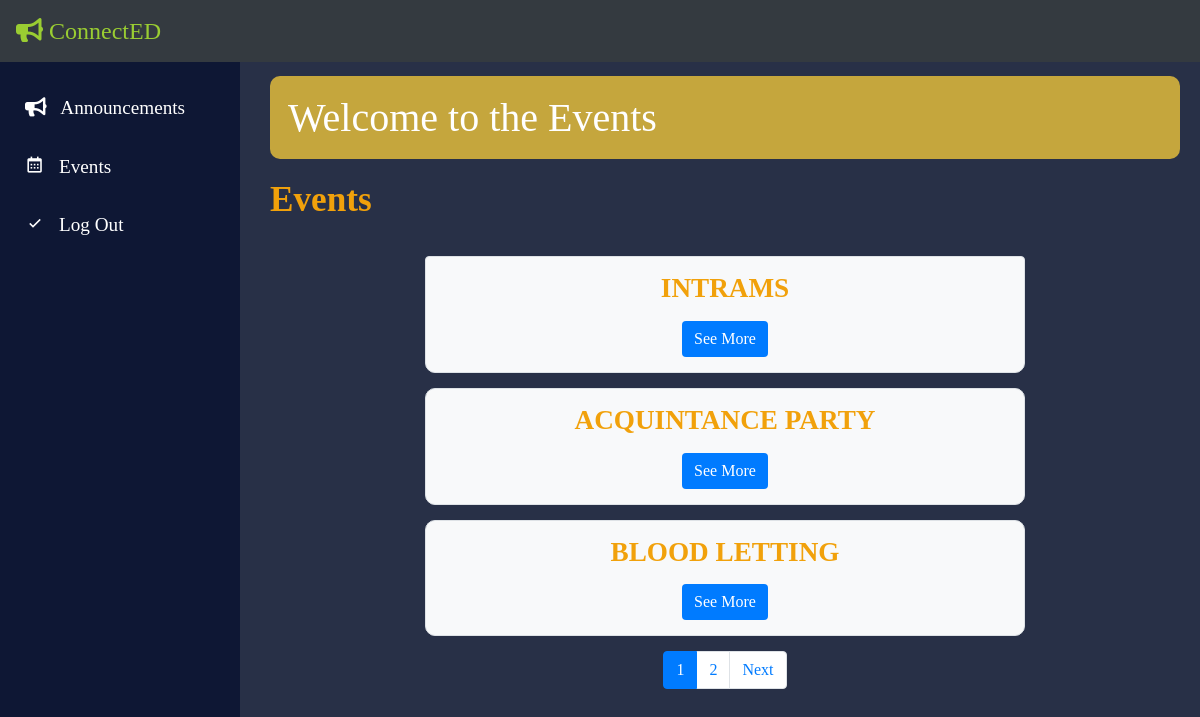
The app's page /events.php (signed in) with its own data.
### tables this page shows
CREATE TABLE `events` (
  `id` int(11) UNSIGNED NOT NULL,
  `name` varchar(255) NOT NULL,
  `date` date NOT NULL,
  `time` time NOT NULL,
  `location` varchar(255) NOT NULL,
  `about` text NOT NULL,
  `posted_by` varchar(255) NOT NULL,
  `general_or_specific` enum('general','specific') NOT NULL,
  `course` varchar(50) DEFAULT NULL,
  `created_at` timestamp NOT NULL DEFAULT current_timestamp()
);

### events.php (the view, shortened to what this page needs)
<?php
$servername = "localhost";
$username = "connected";
$password = "Connected_1";
$dbname = "devapp";
$conn = new mysqli($servername, $username, $password, $dbname);
if (isset($_SESSION['username'])) {
    $username = $_SESSION['username'];
    $stmt = $conn->prepare("SELECT name, course FROM users WHERE student_id = ?");
    $stmt->bind_param("s", $username);
    $stmt->execute();
    $result = $stmt->get_result();
    if ($result->num_rows == 1) {
        $user = $result->fetch_assoc();
        $user_course = $user['course'];
    } else {
        $welcome_message = "Welcome to the Announcements";
    }
} else {
    header("Location: login.php");
    exit();
}
$results_per_page = 3;
$page = isset($_GET['page']) ? (int)$_GET['page'] : 1;
$offset = ($page - 1) * $results_per_page;
$sql_total = "SELECT COUNT(*) FROM events WHERE (general_or_specific = 'general' OR course = ?)";
$stmt_total = $conn->prepare($sql_total);
$stmt_total->bind_param("s", $user_course);
$stmt_total->execute();
$stmt_total->bind_result($total_results);
$total_pages = ceil($total_results / $results_per_page);
$sql = "SELECT ID, name, date, time, location, about, posted_by, general_or_specific FROM events WHERE (general_or_specific = 'general' OR course = ?) LIMIT ? OFFSET ?";
$stmt = $conn->prepare($sql);
$stmt->bind_param("sii", $user_course, $results_per_page, $offset);
$stmt->execute();
$result = $stmt->get_result();
?>
<!DOCTYPE html>
<html lang="en">
<head>
    <link href="https://stackpath.bootstrapcdn.com/bootstrap/4.5.2/css/bootstrap.min.css" rel="stylesheet">
    <link href='https://unpkg.com/boxicons@2.1.1/css/boxicons.min.css' rel='stylesheet'>
    <link href="https://cdnjs.cloudflare.com/ajax/libs/font-awesome/5.15.4/css/all.min.css" rel="stylesheet">
</head>
<body>
    <nav class="navbar navbar-expand-lg navbar-dark bg-dark fixed-top">
        <a class="navbar-brand" href="#">
            <i class='fas fa-bullhorn'></i> ConnectED
        </a>
    </nav>
    <div class="sidebar">
    <a href="#home"><i class='bx bx-home'></i> Home</a>
    <a href="dashboard.php"><i class='fas fa-bullhorn'></i> Announcements</a>
    <a href="events.php"><i class='bx bx-calendar'></i> Events</a>
    <a href="index.php"><i class='bx bx-check'></i> Log Out</a>
    </div>
    <div class="main-content">
        <div class="header">
            <h1>Welcome to the Events</h1>
        </div>
        <div class="content">
            <h2>Events</h2>
            <?php
            if ($result->num_rows > 0) {
                echo '<div class="list-group">';
                while ($row = $result->fetch_assoc()) {
                    echo '<div class="list-group-item bg-light text-dark">';
                    echo '<h5>' . htmlspecialchars($row["name"]) . '</h5>';
                    echo '<button type="button" class="btn btn-primary mt-2" data-toggle="modal" data-target="#detailsModal' . $row['ID'] . '">See More</button>';
                    echo '</div>';
                }
                echo '</div>';
            } else {
                echo "No events found.";
            }
            ?>
            <?php
            if ($total_results > $results_per_page) {
                echo '<nav>';
                echo '<ul class="pagination justify-content-center">';
                for ($i = 1; $i <= $total_pages; $i++) {
                    echo '<li class="page-item ' . ($i == $page ? 'active' : '') . '"><a class="page-link" href="?page=' . $i . '">' . $i . '</a></li>';
                }
                if ($page < $total_pages) {
                    echo '<li class="page-item"><a class="page-link" href="?page=' . ($page + 1) . '">Next</a></li>';
                }
                echo '</ul>';
                echo '</nav>';
            }
            ?>
        </div>
    </div>
</body>
</html>

### events.php (style rules this page uses)
body { font-family: 'Poppins'; margin: 0; background-color: rgb(40,48,71); color: #f1a10b; }
h1 { margin-bottom: -1px; }
h2 { color: #f1a10b; font-weight: bold; font-size: 2.2rem; }
.navbar { width: 100%; background-color: #333; }
.navbar { color: white !important; }
.navbar-brand { color: yellowgreen !important; font-size: 1.5rem; }
.sidebar { width: 240px; height: 100vh; background-color: #0e1734; position: fixed; top: 0; padding-top: 20px; color: #f1a10b; }
.sidebar a { padding: 15px 25px; text-decoration: none; font-size: 1.2rem; color: white; display: block; transition: background-color 0.3s ease; }
.sidebar a i { margin-right: 10px; }
.main-content { margin-left: 250px; padding: 20px; margin-top: 56px; }
.header { background-color: rgb(197, 166, 61); color: #fff; padding: 18px; border-bottom: 1px solid #ccc; border: none; border-radius: 10px; }
.content { margin-top: 20px; }
.list-group { width: 100%; display: flex; flex-direction: column; align-items: center; margin-top: 30px; }
.list-group-item { background-color: #f8f9fa; border: 1px solid #dee2e6; border-radius: 10px; padding: 15px; margin-top: 5px; margin-bottom: 10px; width: 1000px; height: 25%; max-width: 600px; text-align: center; }
.justify-content-center { margin-top: 5px; }
h5 { color: #f1a10b; font-weight: bold; font-size: 1.7rem; }
.btn { border: none; margin-top: -8px; }

### records on screen
events: name "INTRAMS"
events: name "ACQUINTANCE PARTY"
events: name "BLOOD LETTING"
